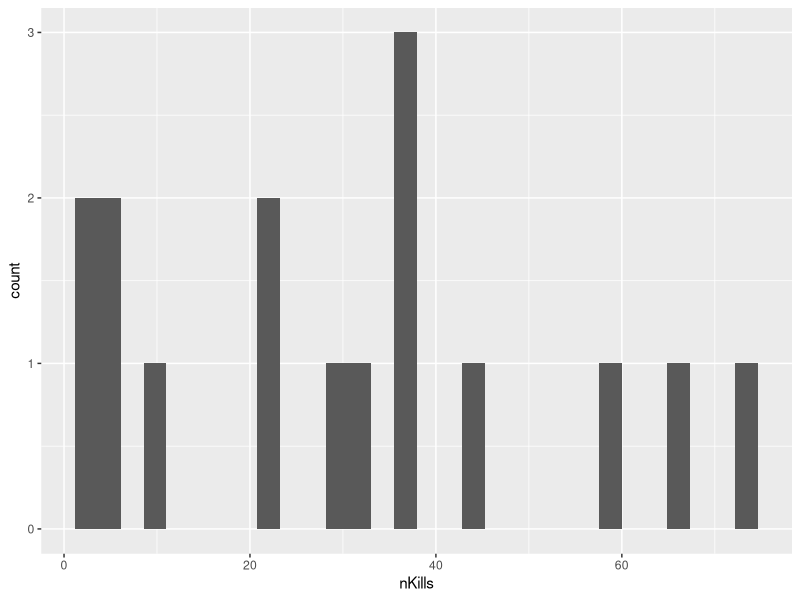
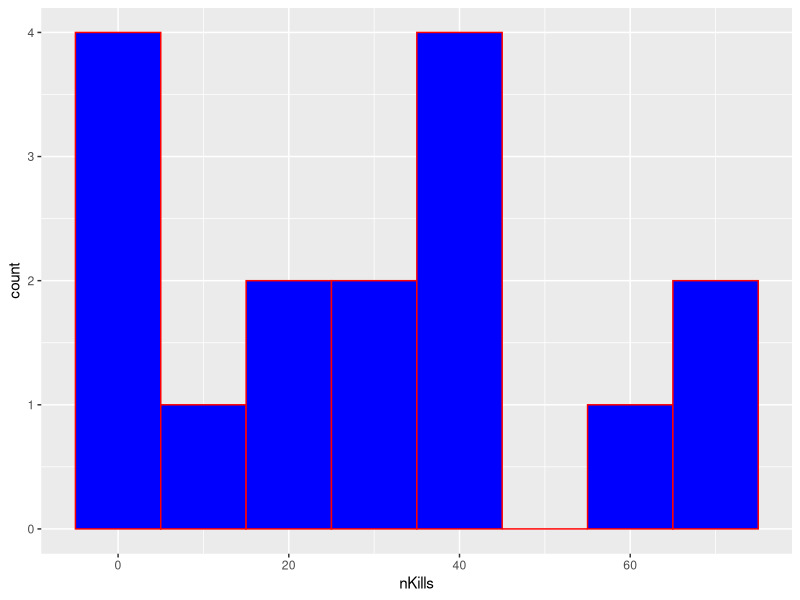
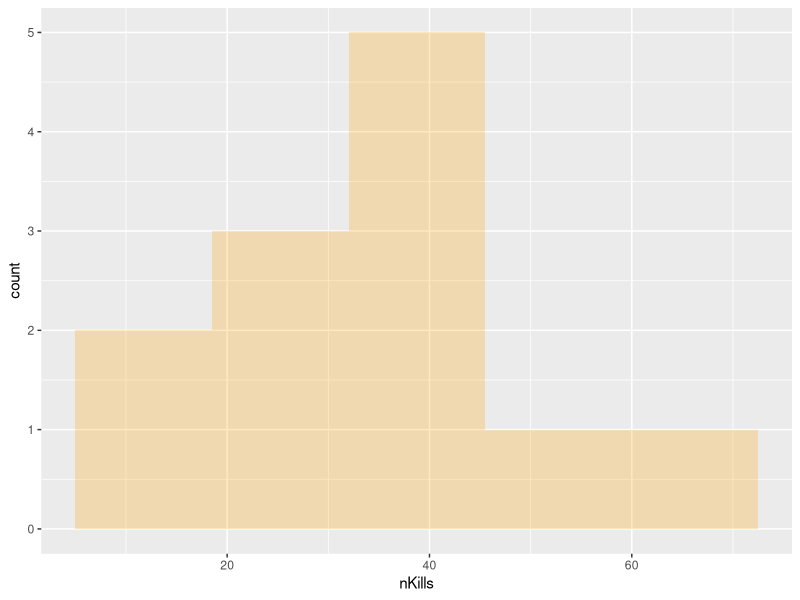
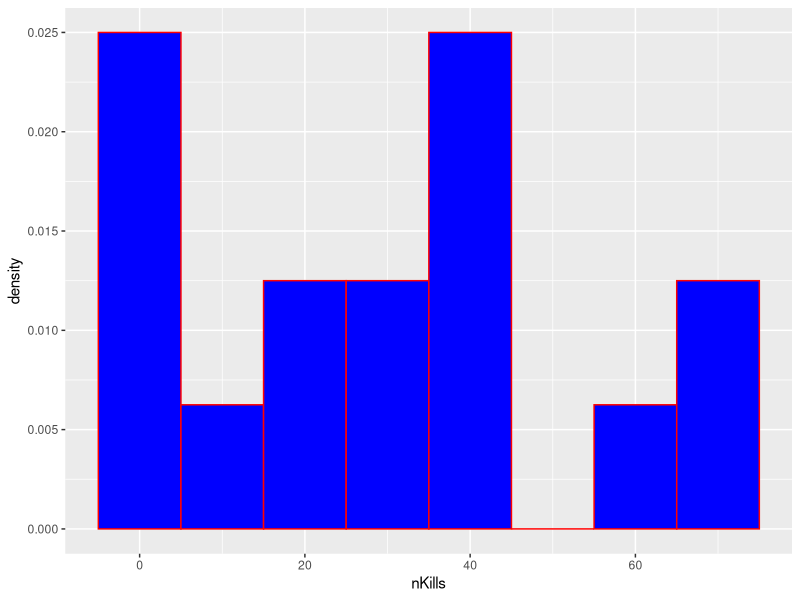
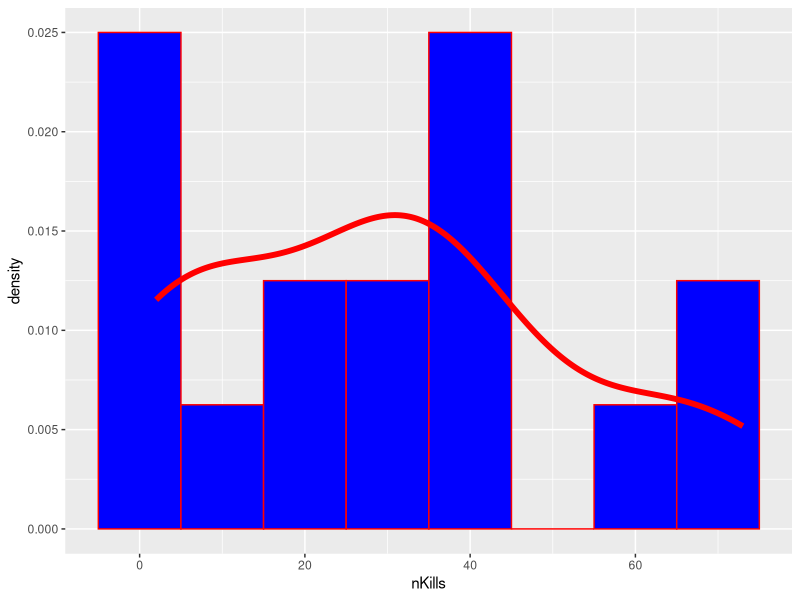
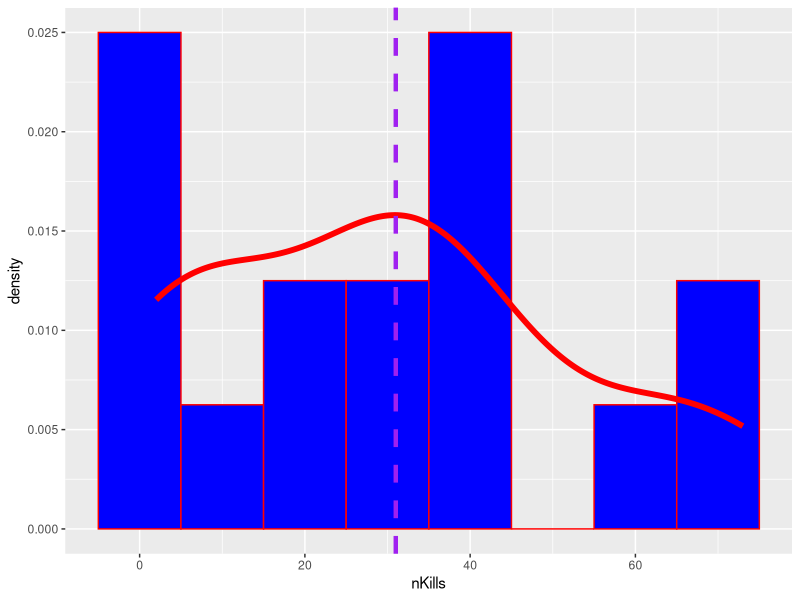
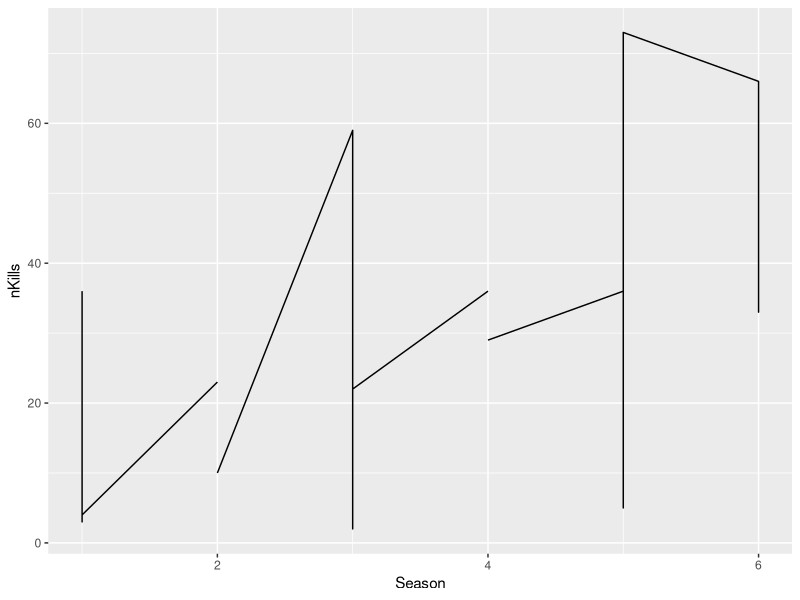
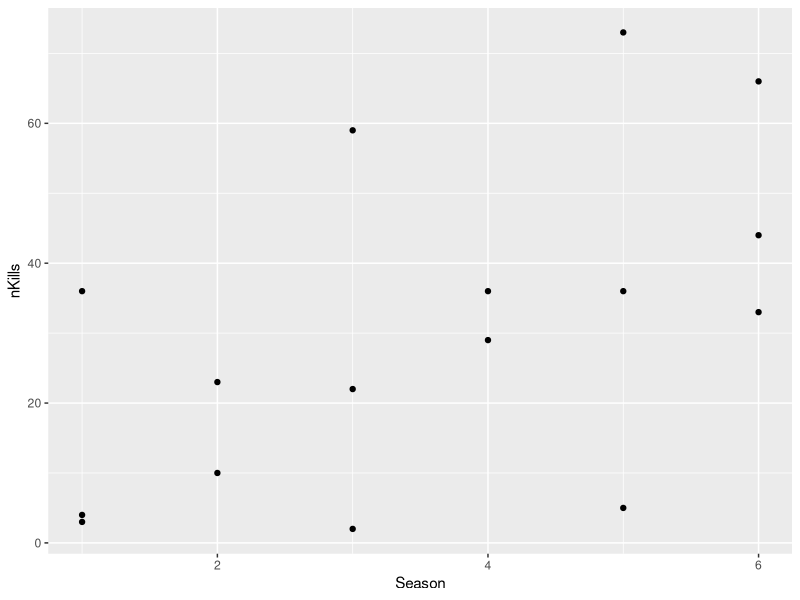

The R script that drew these images, in order:
# table showing the number of kills for various characters in each season of the 
# TV show "The Walking Dead." The characters listed are 
# Rick, Morgan, Glen, Daryl, Carl, Michonne, Carol, and Maggie, and the table 
# includes the number of kills for each character in seasons 1 through 6. 
# There are some missing values indicated by "NA."
install.packages("ggplot2")
install.packages("reshape")
install.packages("MASS")
library(ggplot2)
library(MASS)
rm(list=ls())

kills <- data.frame(
        Rick = c(36, 23, 59, 36, 36, 66),
        Morgan = c(3, NA, 2, NA, 5, 33),
        Glen = c(4, 10, 22, 29, 73, 44),
        Daryl = c(8, 19, 41, 68, 43, 41),
        Carl = c(0, 17, 18, 17, 8, 2),
        Michonne = c(NA, 1, 29, 46, 35, 42),
        Carol = c(0, 0, 8, 10, 37, 29),
        Maggie = c(NA, 2, 16, 32, 9, 12)
)

#Examine Data
kills

kills$Season = 1:6 #Add season variable
kills 

#____________________1________________________
# uses the reshape2 package to transform the original "kills" data frame from a 
# wide format (where each character's kills are in separate columns) to a long 
# format (where each row represents a character's kills in a specific season)
#Reshape data
require(reshape2)
kills.long = melt(kills, id.vars = "Season", variable.name = "Character", value.name = "nKills")
kills.long
#The purpose of this transformation is to make it easier to perform various 
#analyses and visualizations on the data, as long-format data is often more 
#suitable for these tasks compared to wide-format data.

kills.long = melt(kills, id.vars = "Season", measure.vars = colnames(kills)[1:3],variable.name = "Character", value.name = "nKills")
kills.long


#____________________2________________________
#code uses the ggplot2 package to create a histogram visualization based on the 
#data in the kills.long data frame. 
require(ggplot2)
ggplot(kills.long, aes(x = nKills)) + geom_histogram()

ggplot(kills.long, aes(x = nKills)) +
        geom_histogram(col = "red", fill="blue", binwidth = 10)

ggplot(kills.long, aes(x = nKills)) + 
        geom_histogram(fill = "orange", alpha = 0.25, breaks = seq(5, 85, 13.5))

ggplot(kills.long, aes(x = nKills)) +
        geom_histogram(aes(y=..density..),col = "red", fill = "blue",binwidth = 10)

#____________________3________________________
# to create a more complex visualization by layering multiple geometries (geoms) on a single plot.
#Layering geoms
ggplot(kills.long, aes(x = nKills)) +
        geom_histogram(aes(y=..density..),col = "red", fill = "blue",binwidth = 10)+
        geom_density(col = "red", size = 2)

#adding a vertical dashed line at the median value of the number of kills in the dataset.
medval = median(kills.long$nKills,na.rm = T)
ggplot(kills.long, aes(x = nKills)) +
        geom_histogram(aes(y=..density..),col = "red", fill = "blue",binwidth = 10)+
        geom_density(col = "red", size = 2)+
        geom_vline(xintercept = medval, col = "purple",linetype = "dashed", size = 1.5)

#____________________4________________________
#creating two separate plots using the ggplot2 package to visualize the relationship between the "Season" and "nKills" variables in the kills.long data frame. 
ggplot(kills.long, aes(x = Season, y = nKills)) + geom_line()
ggplot(kills.long, aes(x = Season, y = nKills)) + geom_point()

#____________________5________________________
#using the ggplot2 package to visualize the relationship between "Season" and "nKills" in the kills.long data frame. 
ggplot(kills.long, aes(x = Season, y = nKills)) + geom_line()
ggplot(kills.long, aes(x = Season, y = nKills)) + geom_point()
ggplot(kills.long, aes(x = Season, y = nKills)) + geom_line(aes(group = Character))
ggplot(kills.long, aes(x = Season, y = nKills)) + geom_line(aes(col = Character))
ggplot(kills.long, aes(x = Season, y = nKills)) + geom_line(aes(linetype = Character))

#____________________6________________________
ggplot(kills.long, aes(x = Season, y = nKills)) + geom_line(aes(color = Character))
ggplot(kills.long, aes(x = Season, y = nKills)) + geom_line(color = "green")
ggplot(kills.long, aes(x = Season, y = nKills)) + geom_line(aes(group = Character), col="green")

#____________________7________________________
#adding a new variable "Gender" to the kills.long data frame based on the "Character" variable. 
#creating a plot using ggplot2 that includes both lines and points
#customizing the appearance of the lines and points by grouping and coloring based on "Character" and "Gender." 

kills.long$Gender = ifelse(kills.long$Character %in% c("Rick","Morgan", "Glen", "Daryl", "Carl"),"M","F")

ggplot(kills.long, aes(x = Season, y = nKills)) + 
        geom_line(aes(group = Character, color = Gender)) + 
        geom_point(aes(shape = Character, color = Gender))+
        scale_shape_manual(values=1:8)

ggplot(kills.long, aes(x = Season, y = nKills)) + 
        geom_line(aes(color = Gender)) + 
        geom_point(aes(shape = Character, color = Gender))+
        scale_shape_manual(values=1:8)

ggplot(kills.long, aes(x = Season, y = nKills)) + 
        geom_line(aes(group = Character, color = Gender)) + 
        geom_point(aes(shape = Character, color = Gender),size=4)+
        scale_shape_manual(values=1:8)


# _Example of adding title
ggplot(kills.long, aes(x = nKills)) +
        geom_histogram(col = "red", fill="blue", binwidth = 10)+
        labs(title = "Walking Dead S1-S6",x = "# of Kills", y = "Frequency")

#____________________8________________________
#visualizes the relationship between "Season" and "nKills" from the kills.long data frame. 
ggplot(kills.long, aes(x = Season, y = nKills)) + 
        geom_line(aes(color = Gender, group = Character))

ggplot(kills.long, aes(x = Season, y = nKills)) + 
        geom_line(aes(color = Gender, group = Character))+
        scale_colour_manual(values = c("green","black"))

ggplot(kills.long, aes(x = Season, y = nKills)) + 
        geom_line(aes(color = Gender, group = Character))+
        scale_colour_manual(values = c("green","black"), breaks = c("M","F"))

ggplot(kills.long, aes(x = Season, y = nKills)) + 
        geom_line(aes(color = Gender, group = Character))+
        scale_colour_manual(values = c("green","black"), breaks = c("M","F"),labels = c("Men", "Women"))

#____________________9________________________
ggplot(kills.long, aes(x = Season, y = nKills)) + 
        geom_line(aes(color = Gender, group = Character)) + 
        geom_point(aes(shape = Character, color = Gender))+
        scale_shape_manual(values= c(1,2,5,3,4,16,17,18))+
        scale_colour_manual(values = c("green","black"))

ggplot(kills.long, aes(x = nKills)) + 
        geom_histogram(aes(fill = Gender),col = "yellow", binwidth = 10)

ggplot(kills.long, aes(x = nKills)) + 
        geom_histogram(aes(fill = Gender),col = "yellow", binwidth = 10)+
        scale_fill_manual(values = c("blue","green"))

ggplot(kills.long, aes(x = nKills)) + 
        geom_histogram(aes(fill = Gender),col = "yellow", binwidth = 10,position = "dodge")+
        scale_fill_manual(values = c("blue","green"))

#____________________10________________________
ggplot(kills.long, aes(x = Season, y = nKills)) +
        geom_line(aes(group = Character, color = Gender))+
        scale_x_continuous(limits = c(0.5,7.5),breaks = 1:6, labels = c(1:5,"six"))

ggplot(kills.long, aes(x=Gender,y = nKills)) + geom_boxplot() #+
scale_x_discrete(labels = c("Women","Men"))

#____________________11________________________
#visualizeing the distribution of the "nKills" variable from the kills.long data frame. 
#customizing various aspects of the plot appearance, including axis text and titles
ggplot(kills.long, aes(x = nKills)) + 
        geom_histogram(col = "red", fill="blue", binwidth = 10)+
        theme(axis.text = element_text(size=18, colour = "green", angle = 45),
              axis.title.y = element_text(family = "mono",size = 24)) 

ggplot(kills.long, aes(x = Season, y = nKills)) +
        geom_line(aes(group = Character, color = Gender)) +
        scale_colour_discrete(name = "New Title")+
        theme(legend.position = c(0.15, 0.85))

ggplot(kills.long, aes(x = Season, y = nKills)) +
        geom_line(aes(group = Character, color = Gender)) + 
        theme(axis.title.y=element_blank(),axis.text.y=element_blank(),axis.ticks.y=element_blank())

#____________________12________________________
#creating a grouped column plot with facets using the ggplot2 package
round(range(kills.long$nKills, na.rm = T))

ggplot(kills.long, aes(x=Character, y = nKills)) + geom_col()+
        scale_y_continuous(limits = c(0,75), breaks = c(0,25,50,75))+
        theme(axis.text.x = element_text(angle = 90))+
        facet_wrap(~Season, ncol=2)

